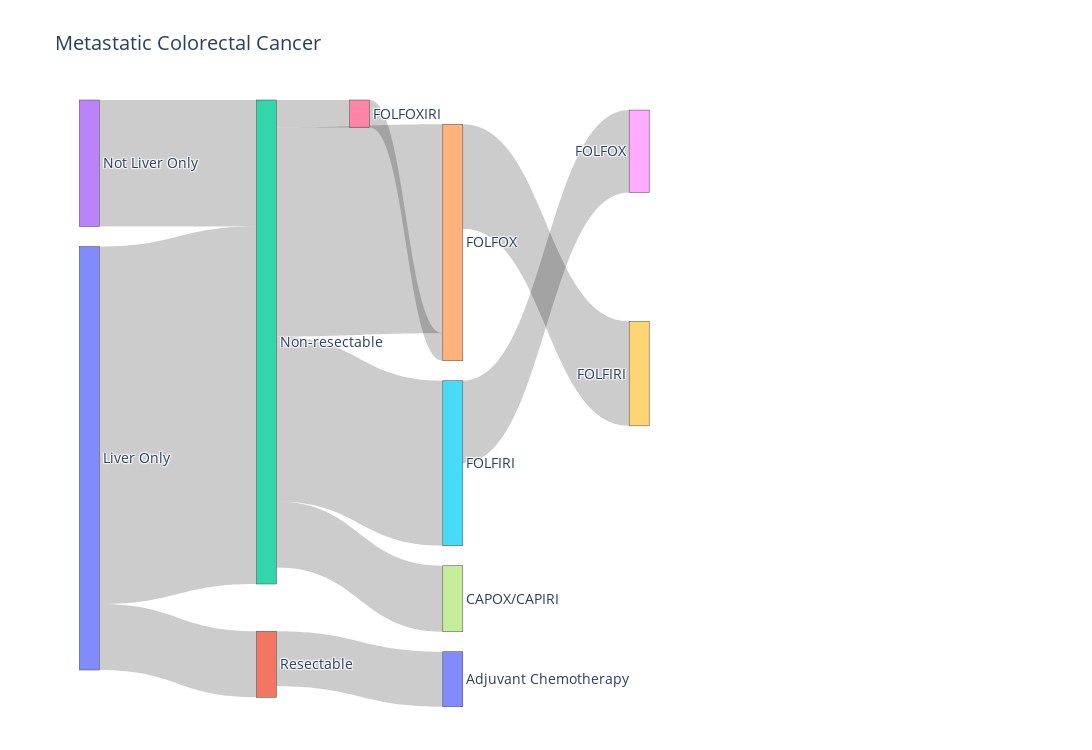

Source (notebook cell):
### Code cell
fig = go.Figure(data=[go.Sankey(
        arrangement='snap',
        node = dict(
            label = ['Liver Only', 'Resectable', 'Non-resectable', 'Not Liver Only', 'FOLFOX', 'FOLFIRI', 
                     'FOLFOXIRI', 'CAPOX/CAPIRI', 'FOLFOX', 'FOLFIRI', 'Adjuvant Chemotherapy'],
            x = [0.01, 0.2, 0.2, 0.01, 0.4, 0.4, 0.3, 0.4, 0.6, 0.6, 0.4],
            y = [0.6, 0.99, 0.01, 0.01, 0.25, 0.4, 0.01, 0.85, 0.09, 0.48, 0.99], 
      
        ),
        link = dict(
            source = [0, 0, 3, 2, 2, 2, 2, 4, 5, 1, 6],
            target = [1, 2, 2, 4, 5, 6, 7, 9, 8, 10, 4],
            value  = [12, 65, 23, 38, 30, 5, 12, 19, 15, 10, 5]
        )
)])

                
fig.update_layout(title_text="Metastatic Colorectal Cancer",
                  font_size=14,
                  autosize=False,
                  height=750, 
                  width=2000)
fig.show()

### Figure 1 — Plotly figure (JSON) as saved in the notebook; plotly's stock layout.template omitted (floating-point values rounded to 4 significant figures)
{"data": [{"arrangement": "snap", "link": {"source": [0, 0, 3, 2, 2, 2, 2, 4, 5, 1, 6], "target": [1, 2, 2, 4, 5, 6, 7, 9, 8, 10, 4], "value": [12, 65, 23, 38, 30, 5, 12, 19, 15, 10, 5]}, "node": {"label": ["Liver Only", "Resectable", "Non-resectable", "Not Liver Only", "FOLFOX", "FOLFIRI", "FOLFOXIRI", "CAPOX/CAPIRI", "FOLFOX", "FOLFIRI", "Adjuvant Chemotherapy"], "x": [0.01, 0.2, 0.2, 0.01, 0.4, 0.4, 0.3, 0.4, 0.6, 0.6, 0.4], "y": [0.6, 0.99, 0.01, 0.01, 0.25, 0.4, 0.01, 0.85, 0.09, 0.48, 0.99]}, "type": "sankey"}], "layout": {"autosize": false, "font": {"size": 14}, "height": 750, "title": {"text": "Metastatic Colorectal Cancer"}, "width": 2000}}
